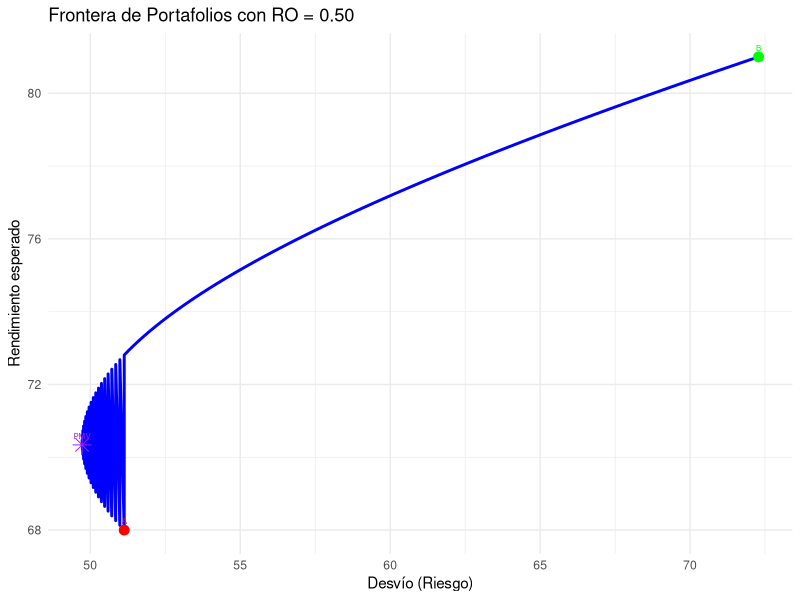
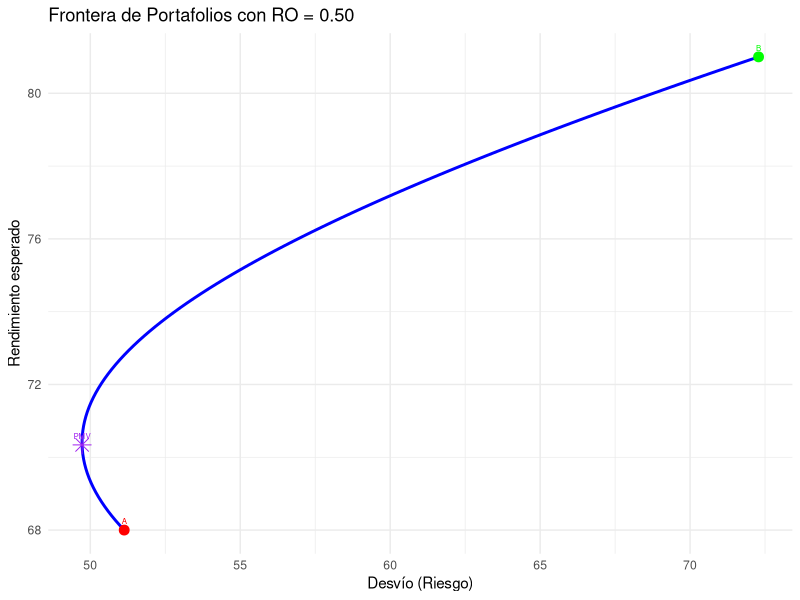

Here is the R script that generated these plots, in order:
## ---- chunk 1
rm(list = ls())
graphics.off()
## ---- chunk 2
library (tidyverse)
library(knitr)
#library (purrr)
library (ggplot2)
#library (tidyr)
#library (quantmod)
library(flextable)
## ---- chunk 3

Escenarios <- c(0.25, 0.5, 0.2, 0.5)
Rendimientos <- list(RendA = c(90, 75, 40, 0), 
                     RendB = c(2, 5, 90, 120))
## ---- chunk 4
RendTotales <- numeric(length(Rendimientos))
Var <- numeric(length(Rendimientos))
Desv <- numeric(length(Rendimientos))
Sharpe <- numeric(length(Rendimientos))
## ---- chunk 5

for (i in seq_along(Rendimientos)) {
  
  # Rendimiento esperado (ponderado por los escenarios)
  RendTotales[i] <- sum(Escenarios * Rendimientos[[i]])
  
  # La varianza es el escenario (w) x rendimiento del escenario i - Promedio al cuadrado
  Var[i] <- sum(Escenarios * (Rendimientos[[i]] - RendTotales[i])^2)
  
  Desv[i] <- sqrt(Var[i])
  
  Sharpe[i] <- (RendTotales[i] / Desv[i])
}
## ---- chunk 6
Resultados <- data.frame(
  Activo = c("A", "B"),  # Nombres de los activos
  Rendimiento = RendTotales,
  Desvío = Desv,
  Sharpe = Sharpe
)
## ---- chunk 7
Resultados <- Resultados %>%
  mutate(across(where(is.numeric), ~ formatC(.x, format = "f", digits = 1)))
## ---- chunk 8

kable(Resultados, caption = "Medidas por activo")
## ---- chunk 9

PondA <- 0.6
PondB <- 0.4

RendPort <- PondA * RendTotales[1] + PondB * RendTotales[2]
## ---- chunk 10
RO_values <- seq(-1, 1, by = 0.25)
DesvioPor_values <- sapply(RO_values, function(RO) {
  VarPort <- (PondA^2) * Var[1] + (PondB^2) * Var[2] + 2 * RO * Desv[1] * Desv[2] * PondA * PondB
  DesvioPor <- sqrt(VarPort)
  return(DesvioPor)
})
## ---- chunk 11
ResultadosRO <- data.frame(
  RO = RO_values,
  Rendimiento = numeric(length(RO_values)),
  Desvío = numeric(length(RO_values))
)
## ---- chunk 12
for (i in seq_along(RO_values)) {
  RO <- RO_values[i]
  VarPort <- (PondA^2) * Var[1] + (PondB^2) * Var[2] + 2 * RO * Desv[1] * Desv[2] * PondA * PondB
  DesvioPor <- sqrt(VarPort)
  ResultadosRO$Rendimiento[i] <- RendPort
  ResultadosRO$Desvío[i] <- DesvioPor
}
## ---- chunk 13
kable(ResultadosRO, digits = 1, caption = "Rendimiento y Desvío para diferentes valores de RO")
## ---- chunk 14
RO50 <- 0.5 
PondA50 <- seq(0, 1, by = 0.01)
PondB50 <- 1 - PondA50

RendPortRo50 <- PondA50 * RendTotales[1] + PondB50 * RendTotales[2]
VarPortRo50 <- (PondA50^2) * Var[1] + (PondB50^2) * Var[2] + 2 * RO50 * Desv[1] * Desv[2] * PondA50 * PondB50
DesvPortRo50 <- sqrt(VarPortRo50)


# Encontramos el índice del portafolio de mínima varianza
IndiceMinVar <- which.min(DesvPortRo50)

# Métricas correspondientes al portafolio de mínima varianza
PondA_MinVar <- PondA50[IndiceMinVar]
PondB_MinVar <- PondB50[IndiceMinVar]
Rend_MinVar <- RendPortRo50[IndiceMinVar]
Desv_MinVar <- DesvPortRo50[IndiceMinVar]
## ---- chunk 15
df <- data.frame(Rendimiento = RendPortRo50, Desvío = DesvPortRo50)

ggplot(df, aes(x = Desvío, y = Rendimiento)) +
  geom_line(color = "blue", linewidth = 1) +
  annotate("point", x = Desv[1], y = RendTotales[1], color = "red", size = 3) + 
  annotate("point", x = Desv[2], y = RendTotales[2], color = "green", size = 3) + 
  annotate("point", x = Desv_MinVar, y = Rend_MinVar, color = "purple", size = 4, shape = 8) + 
  # Agregar etiquetas
  annotate("text", x = Desv[1], y = RendTotales[1], label = "A", vjust = -1, color = "red", size = 2) +
  annotate("text", x = Desv[2], y = RendTotales[2], label = "B", vjust = -1, color = "green", size = 2) +
  annotate("text", x = Desv_MinVar, y = Rend_MinVar, label = "PMV", vjust = -1, color = "purple", size = 2) +
  labs(title = "Frontera de Portafolios con RO = 0.50",
       x = "Desvío (Riesgo)",
       y = "Rendimiento esperado") +
  theme_minimal()
## ---- chunk 16
# Crear un dataframe para la frontera completa
df <- data.frame(Rendimiento = RendPortRo50, Desvío = DesvPortRo50)

# Filtrar la parte ineficiente
df_ineficiente <- df[1:IndiceMinVar, ]

# Filtrar la parte eficiente
df_eficiente <- df[IndiceMinVar:nrow(df), ]

# Graficar ambas fronteras en un solo gráfico
ggplot() +
  # Línea para la frontera ineficiente
  geom_line(data = df_ineficiente, aes(x = Desvío, y = Rendimiento), color = "blue", linewidth = 1) +
  # Línea para la frontera eficiente
  geom_line(data = df_eficiente, aes(x = Desvío, y = Rendimiento), color = "blue", linewidth = 1) +
  
  # Puntos de los activos
  annotate("point", x = Desv[1], y = RendTotales[1], color = "red", size = 3) + 
  annotate("point", x = Desv[2], y = RendTotales[2], color = "green", size = 3) + 
  annotate("point", x = Desv_MinVar, y = Rend_MinVar, color = "purple", size = 4, shape = 8) + 
  
  # Agregar etiquetas
  annotate("text", x = Desv[1], y = RendTotales[1], label = "A", vjust = -1, color = "red", size = 2) +
  annotate("text", x = Desv[2], y = RendTotales[2], label = "B", vjust = -1, color = "green", size = 2) +
  annotate("text", x = Desv_MinVar, y = Rend_MinVar, label = "PMV", vjust = -1, color = "purple", size = 2) +
  
  labs(title = "Frontera de Portafolios con RO = 0.50",
       x = "Desvío (Riesgo)",
       y = "Rendimiento esperado") +
  theme_minimal()
